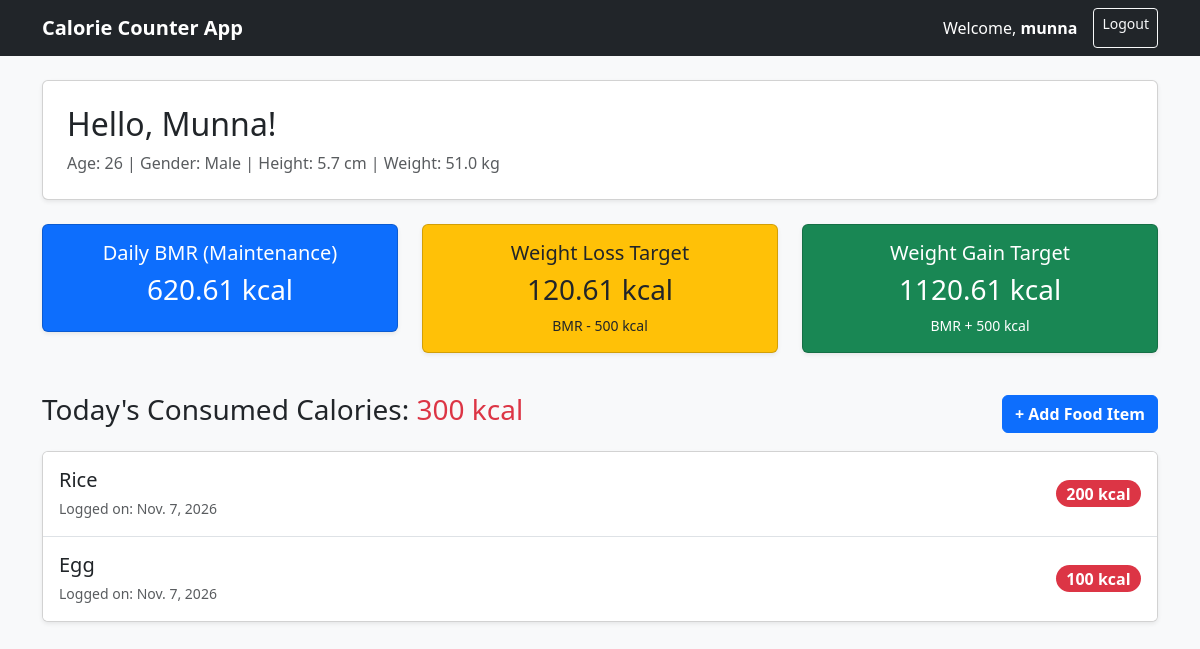
The page /dashboard/ (signed in) on the database its author committed.
### CaloryCounter/models.py (models this page shows, shortened)
class UserProfile(models.Model):
  GENDER_CHOICES = [
      ('Male', 'Male'),
      ('Female', 'Female'),
  ]
  user = models.OneToOneField(User, on_delete=models.CASCADE)
  name = models.CharField(max_length=100)
  age = models.IntegerField()
  gender = models.CharField(max_length=10, choices=GENDER_CHOICES)
  height = models.FloatField(help_text='Height in cm')
  weight = models.FloatField(help_text='Weight in kg')

class FoodLog(models.Model):
  user = models.ForeignKey(User, on_delete=models.CASCADE)
  item_name = models.CharField(max_length=150)
  calories = models.IntegerField()
  date_logged = models.DateField(auto_now_add=True)

### CaloryCounter/views.py (the view, shortened to what this page needs)
# urls.py: path('dashboard/', dashboard_view, name='dashboard'),
@login_required
def dashboard_view(request):
  profile = get_object_or_404(UserProfile, user=request.user)
  if profile.gender == 'Male':
    bmr = (
        66.47
        + (13.75 * profile.weight)
        + (5.003 * profile.height)
        - (6.755 * profile.age)
    )
  weight_loss_target = bmr - 500
  weight_gain_target = bmr + 500
  food_logs = FoodLog.objects.filter(user=request.user).order_by('-id')
  total_consumed = sum(log.calories for log in food_logs)
  context = {
      'profile': profile,
      'bmr': round(bmr, 2),
      'weight_loss_target': round(weight_loss_target, 2),
      'weight_gain_target': round(weight_gain_target, 2),
      'food_logs': food_logs,
      'total_consumed': total_consumed,
  }
  return render(request, 'dashboard.html', context)

### templates/dashboard.html (shortened to what this page needs)
{% extends 'base.html' %}
{% block content %}
<div class="row">
    <div class="col-12">
        <div class="card shadow-sm p-4 mb-4 bg-white">
            <h2>Hello, {{ profile.name }}!</h2>
            <p class="text-muted mb-0">Age: {{ profile.age }} | Gender: {{ profile.gender }} | Height: {{ profile.height }} cm | Weight: {{ profile.weight }} kg</p>
        </div>
        <div class="row text-center mb-4">
            <div class="col-md-4 mb-3">
                <div class="card shadow-sm p-3 bg-primary text-white">
                    <h5>Daily BMR (Maintenance)</h5>
                    <h3>{{ bmr }} kcal</h3>
                </div>
            </div>
            <div class="col-md-4 mb-3">
                <div class="card shadow-sm p-3 bg-warning text-dark">
                    <h5>Weight Loss Target</h5>
                    <h3>{{ weight_loss_target }} kcal</h3>
                    <small>BMR - 500 kcal</small>
                </div>
            </div>
            <div class="col-md-4 mb-3">
                <div class="card shadow-sm p-3 bg-success text-white">
                    <h5>Weight Gain Target</h5>
                    <h3>{{ weight_gain_target }} kcal</h3>
                    <small>BMR + 500 kcal</small>
                </div>
            </div>
        </div>
        <div class="d-flex justify-content-between align-items-center mb-3">
            <h3>Today's Consumed Calories: <span class="text-danger">{{ total_consumed }} kcal</span></h3>
            <a href="{% url 'add_food' %}" class="btn btn-primary fw-bold">+ Add Food Item</a>
        </div>
        {% if food_logs %}
            <div class="card shadow-sm">
                <ul class="list-group list-group-flush">
                    {% for log in food_logs %}
                        <li class="list-group-item d-flex justify-content-between align-items-center p-3">
                            <div>
                                <h5 class="mb-1">{{ log.item_name }}</h5>
                                <small class="text-muted">Logged on: {{ log.date_logged }}</small>
                            </div>
                            <span class="badge bg-danger rounded-pill fs-6">{{ log.calories }} kcal</span>
                        </li>
                    {% endfor %}
                </ul>
            </div>
        {% else %}
            <div class="alert alert-info">No food items logged for today yet. Click "+ Add Food Item" to start tracking!</div>
        {% endif %}
    </div>
</div>
{% endblock %}

### templates/base.html (shortened to what this page needs)
<!DOCTYPE html>
<html lang="en">
<head>
    <link href="https://cdn.jsdelivr.net/npm/bootstrap@5.3.0/dist/css/bootstrap.min.css" rel="stylesheet">
</head>
<body class="bg-light">
    <nav class="navbar navbar-expand-lg navbar-dark bg-dark mb-4">
        <div class="container">
            <a class="navbar-brand fw-bold" href="{% url 'dashboard' %}">Calorie Counter App</a>
            <div class="navbar-nav ms-auto">
                {% if user.is_authenticated %}
                    <span class="navbar-text text-white me-3">Welcome, <strong>{{ user.username }}</strong></span>
                    <a class="btn btn-outline-light btn-sm" href="{% url 'logout' %}">Logout</a>
                {% else %}
                    <a class="btn btn-outline-light btn-sm me-2" href="{% url 'login' %}">Login</a>
                    <a class="btn btn-primary btn-sm" href="{% url 'register' %}">Register</a>
                {% endif %}
            </div>
        </div>
    </nav>
    <div class="container">
        {% block content %}
        {% endblock %}
    </div>
</body>
</html>

### rows shown on the page
UserProfile: name "Munna", age "26", gender "Male", height "5.7", weight "51.0"
FoodLog: item_name "Rice", date_logged "Nov. 7, 2026", calories "200"
FoodLog: item_name "Egg", date_logged "Nov. 7, 2026", calories "100"

### other values the page prints
{{ user.username }} "munna"
{{ bmr }} "620.61"
{{ weight_loss_target }} "120.61"
{{ weight_gain_target }} "1120.61"
{{ total_consumed }} "300"
